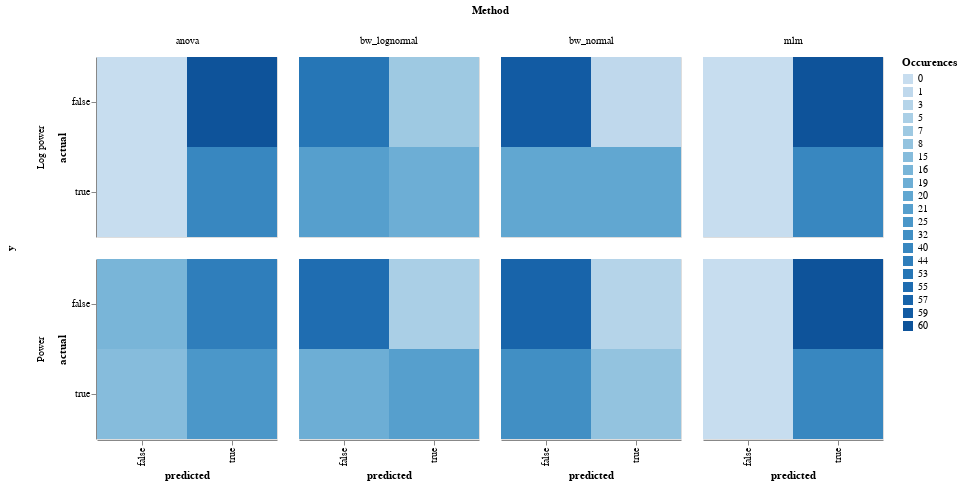

Notebook code for this chart:
### Markdown cell above
## CM

### Code cell
from itertools import product
import altair as alt
from sklearn.metrics import confusion_matrix
import pandas as pd
columns = ["actual", "predicted", "Occurences","Method",'y']

df = pd.DataFrame(columns=columns)

y_true=true_slopes>0
for col in y_scores.keys():
    y_pred=np.array(y_scores[col])>0
    labels = np.unique(y_true)
    cm = confusion_matrix(y_true, y_pred, labels=labels)
    cm = [y for i in cm for y in i]
    roll = list(product(np.unique(y_true), repeat = 2))
    for i in range(len(roll)):
        df = df.append({'actual':roll[i][0], 
                        'predicted':roll[i][1],
                        'Occurences':cm[i],
                        'Method':col.split(',')[0],
                        'y':col.split(',')[1],
                       }, ignore_index=True)
#plot figure
def make_example():
    return alt.Chart(df).mark_rect().encode(
        x="predicted",
        y="actual",
        color='Occurences:O'
    ).properties(        width=180,height=180)
make_example().facet(column='Method',row='y')

### Figure 1 — Vega-Lite specification as saved in the notebook (floating-point values rounded to 4 significant figures)
{"config": {"view": {"continuousWidth": 400, "continuousHeight": 300}}, "data": {"name": "data-5aa669ee965ae93c29ce00a4c86f60a9"}, "facet": {"column": {"type": "nominal", "field": "Method"}, "row": {"type": "nominal", "field": "y"}}, "spec": {"mark": "rect", "encoding": {"color": {"type": "ordinal", "field": "Occurences"}, "x": {"type": "nominal", "field": "predicted"}, "y": {"type": "nominal", "field": "actual"}}, "height": 180, "width": 180}, "$schema": "https://vega.github.io/schema/vega-lite/v4.8.1.json", "datasets": {"data-5aa669ee965ae93c29ce00a4c86f60a9": [{"actual": false, "predicted": false, "Occurences": 53, "Method": "bw_lognormal", "y": " Log power"}, {"actual": false, "predicted": true, "Occurences": 7, "Method": "bw_lognormal", "y": " Log power"}, {"actual": true, "predicted": false, "Occurences": 21, "Method": "bw_lognormal", "y": " Log power"}, {"actual": true, "predicted": true, "Occurences": 19, "Method": "bw_lognormal", "y": " Log power"}, {"actual": false, "predicted": false, "Occurences": 55, "Method": "bw_lognormal", "y": " Power"}, {"actual": false, "predicted": true, "Occurences": 5, "Method": "bw_lognormal", "y": " Power"}, {"actual": true, "predicted": false, "Occurences": 19, "Method": "bw_lognormal", "y": " Power"}, {"actual": true, "predicted": true, "Occurences": 21, "Method": "bw_lognormal", "y": " Power"}, {"actual": false, "predicted": false, "Occurences": 59, "Method": "bw_normal", "y": " Log power"}, {"actual": false, "predicted": true, "Occurences": 1, "Method": "bw_normal", "y": " Log power"}, {"actual": true, "predicted": false, "Occurences": 20, "Method": "bw_normal", "y": " Log power"}, {"actual": true, "predicted": true, "Occurences": 20, "Method": "bw_normal", "y": " Log power"}, {"actual": false, "predicted": false, "Occurences": 57, "Method": "bw_normal", "y": " Power"}, {"actual": false, "predicted": true, "Occurences": 3, "Method": "bw_normal", "y": " Power"}, {"actual": true, "predicted": false, "Occurences": 32, "Method": "bw_normal", "y": " Power"}, {"actual": true, "predicted": true, "Occurences": 8, "Method": "bw_normal", "y": " Power"}, {"actual": false, "predicted": false, "Occurences": 0, "Method": "mlm", "y": " Log power"}, {"actual": false, "predicted": true, "Occurences": 60, "Method": "mlm", "y": " Log power"}, {"actual": true, "predicted": false, "Occurences": 0, "Method": "mlm", "y": " Log power"}, {"actual": true, "predicted": true, "Occurences": 40, "Method": "mlm", "y": " Log power"}, {"actual": false, "predicted": false, "Occurences": 0, "Method": "mlm", "y": " Power"}, {"actual": false, "predicted": true, "Occurences": 60, "Method": "mlm", "y": " Power"}, {"actual": true, "predicted": false, "Occurences": 0, "Method": "mlm", "y": " Power"}, {"actual": true, "predicted": true, "Occurences": 40, "Method": "mlm", "y": " Power"}, {"actual": false, "predicted": false, "Occurences": 0, "Method": "anova", "y": " Log power"}, {"actual": false, "predicted": true, "Occurences": 60, "Method": "anova", "y": " Log power"}, {"actual": true, "predicted": false, "Occurences": 0, "Method": "anova", "y": " Log power"}, {"actual": true, "predicted": true, "Occurences": 40, "Method": "anova", "y": " Log power"}, {"actual": false, "predicted": false, "Occurences": 16, "Method": "anova", "y": " Power"}, {"actual": false, "predicted": true, "Occurences": 44, "Method": "anova", "y": " Power"}, {"actual": true, "predicted": false, "Occurences": 15, "Method": "anova", "y": " Power"}, {"actual": true, "predicted": true, "Occurences": 25, "Method": "anova", "y": " Power"}]}}
